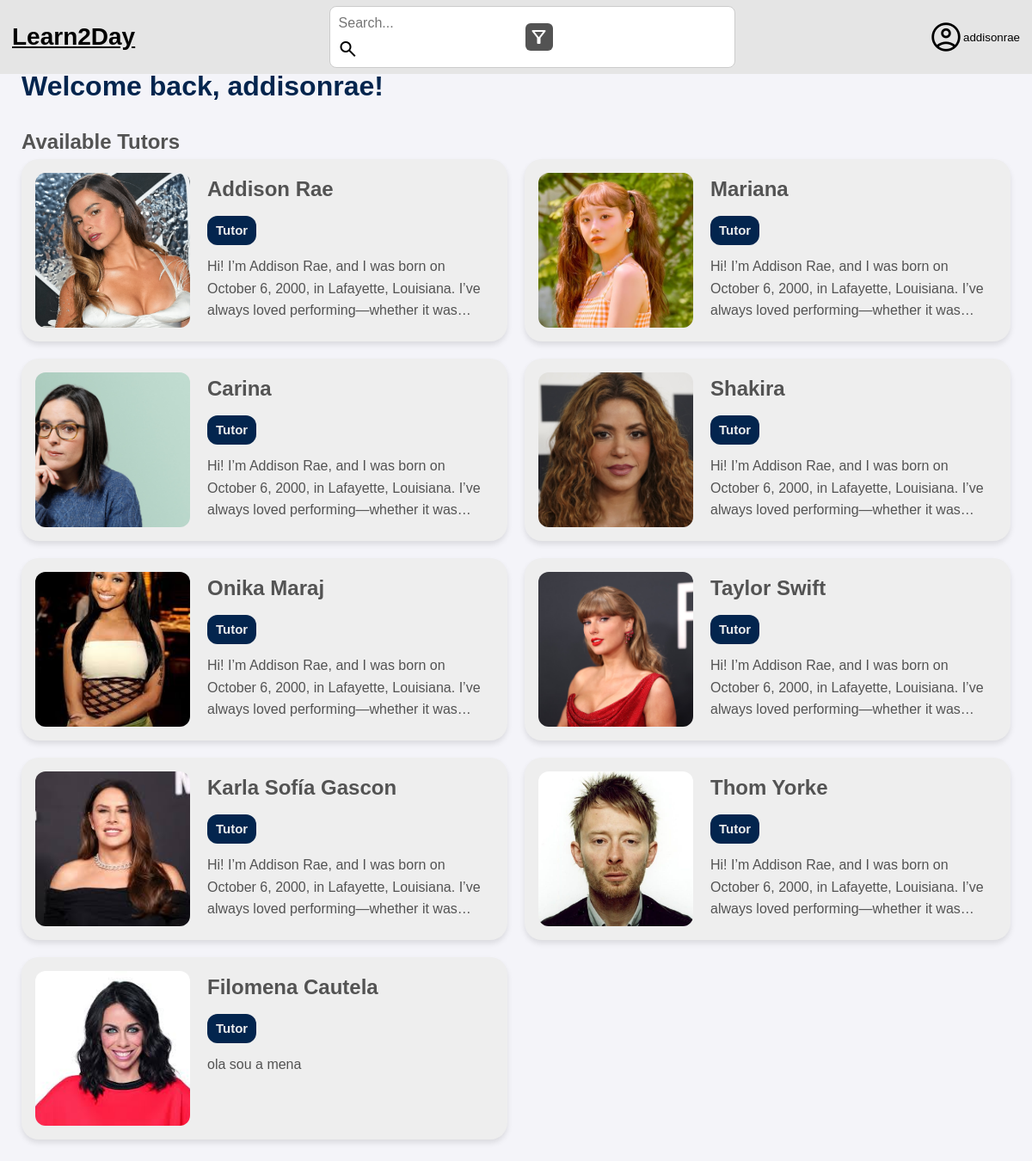
The app's page /homepage.php (signed in) with its own data.
### tables this page shows
CREATE TABLE TUTOR(
    ID_TUTOR VARCHAR(255) NOT NULL,
    NAME VARCHAR(255) NOT NULL,
    DATE_OF_BIRTH DATE NOT NULL,
    PROFILE_IMAGE VARCHAR(255) NOT NULL,
    DESCRIPTION TEXT,
    PRIMARY KEY (ID_TUTOR),
    FOREIGN KEY (ID_TUTOR) REFERENCES USERS(USERNAME) ON DELETE CASCADE
);

### src/includes/session.php (called while the page is built, shortened)
<?php
class Session {
    private static ?Session $instance = null;
    public static function getInstance(): Session {
        if (self::$instance == null) {
            self::$instance = new Session();
        }
        return self::$instance;
    }
    public function getUser(): ?User {
        return isset($_SESSION["user"]) ? $_SESSION["user"] : null;
    }
    public function isLoggedIn(): bool {
        return isset($_SESSION["user"]);
    }
}
?>

### src/homepage.php (the view, shortened to what this page needs)
<?php
require_once __DIR__ . '/includes/session.php';
$session = Session::getInstance();
$isLoggedIn = $session->isLoggedIn();
$db = Database::getInstance();
$searchQuery = '';
$searchResults = [];
$showAll = true;
if ($showAll) {
    $tutors = [];
    $stmt = $db->prepare('SELECT * FROM TUTOR LIMIT 10');
    $stmt->execute();
    $tutors = $stmt->fetchAll();
}
?>
<!DOCTYPE html>
<html lang="en">
<head>
    <link rel="stylesheet" href="styles/homepage.css">
</head>
<body>
<header class="header">
        <div class="site-name">
            <a href="/homepage.php" class="main-page">Learn2Day</a>
        </div>
        <div class="search-bar">
            <form method="GET" action="/homepage.php">
                <input type="text" name="search" placeholder="Search..." value="<?= htmlspecialchars($searchQuery) ?>" />
                <button type="submit" class="search-button">
                    <span class="material-symbols-outlined">search</span>
                </button>
            </form>
            <button class="filter-button">
                <span class="material-symbols-outlined">filter_alt</span>
            </button>
        </div>
        <div class="access-profile">
            <?php if ($isLoggedIn): ?>
                <?php $user = $session->getUser(); ?>
                <button id="profile-button">
                    <span class="material-symbols-outlined">account_circle</span>
                    <?= htmlspecialchars($user->username) ?>
                </button>
            <?php endif; ?>
        </div>
    </header>
    <main>
        <h1>Welcome<?= $isLoggedIn ? ' back, ' . htmlspecialchars($user->username) : '' ?>!</h1>
        <?php if (!empty($searchQuery)): ?>
            <section class="tutors-section">
                <h2>Search Results for "<?= htmlspecialchars($searchQuery) ?>"</h2>
                <div class="cards-grid">
                    <?php if (!empty($searchResults)): ?>
                        <?php foreach ($searchResults as $user): ?>
                            <div class="card" id="<?= $user['type'] ?><?= htmlspecialchars($user['id']) ?>"
                                onclick="window.location.href='/profile.php?id=<?= urlencode($user['id']) ?>'"
                                style="cursor: pointer;">
                                <div class="container">
                                    <div class="details">
                                        <div class="content-wrapper">
                                            <img class="img" src="/uploads/profiles/<?= htmlspecialchars($user['PROFILE_IMAGE']) ?>"
                                                 alt="<?= htmlspecialchars($user['NAME']) ?>"
                                                 onerror="this.src='/uploads/profiles/default.png'">
                                            <div class="text-content">
                                                <h2 class="title"><?= htmlspecialchars($user['NAME']) ?></h2>
                                                <div class="subtitle-container">
                                                    <div class="subtitles"><?= ucfirst($user['type']) ?></div>
                                                </div>
                                                <?php if (!empty($user['DESCRIPTION'])): ?>
                                                    <p class="description"><?= htmlspecialchars($user['DESCRIPTION']) ?></p>
                                                <?php endif; ?>
                                            </div>
                                        </div>
                                    </div>
                                </div>
                            </div>
                        <?php endforeach; ?>
                    <?php else: ?>
                        <p>No users found matching your search.</p>
                    <?php endif; ?>
                </div>
            </section>
        <?php else: ?>
            <section class="tutors-section">
                <h2>Available Tutors</h2>
                <div class="cards-grid">
                    <?php foreach ($tutors as $tutor): ?>
                        <div class="card" id="tutor<?= htmlspecialchars($tutor['ID_TUTOR']) ?>"
                            onclick="window.location.href='/profile.php?id=<?= urlencode($tutor['ID_TUTOR']) ?>'"
                            style="cursor: pointer;">
                            <div class="container">
                                <div class="details">
                                    <div class="content-wrapper">
                                        <img class="img" src="/uploads/profiles/<?= htmlspecialchars($tutor['PROFILE_IMAGE']) ?>"
                                             alt="<?= htmlspecialchars($tutor['NAME']) ?>"
                                             onerror="this.src='/uploads/profiles/default.png'">
                                        <div class="text-content">
                                            <h2 class="title"><?= htmlspecialchars($tutor['NAME']) ?></h2>
                                            <div class="subtitle-container">
                                                <div class="subtitles">Tutor</div>
                                            </div>
                                            <?php if (!empty($tutor['DESCRIPTION'])): ?>
                                                <p class="description"><?= htmlspecialchars($tutor['DESCRIPTION']) ?></p>
                                            <?php endif; ?>
                                        </div>
                                    </div>
                                </div>
                            </div>
                        </div>
                    <?php endforeach; ?>
                </div>
            </section>
            <?php endif; ?>
    </main>
</body>
</html>

### src/styles/homepage.css (style rules this page uses)
* { margin: 0; padding: 0; box-sizing: border-box; }
header { background-color: #E5E5E5; display: flex; align-items: center; padding: 7px 10px; justify-content: space-between; position: fixed; top: 0; left: 0; right: 0; z-index: 1000; }
header button { cursor: pointer; }
.main-page { color: black; background: none; border: none; font-size: 28px; font-weight: bold; padding: 4px; }
.search-bar { display: flex; align-items: center; gap: 5px; background-color: white; padding: 5px; border: 1px solid #ccc; border-radius: 8px; width: 40%; }
.search-bar input { border: none; outline: none; font-size: 16px; width: 100%; padding: 5px; }
.search-button, .filter-button, .profile-button { background: none; border: none; display: flex; align-items: center; justify-content: center; padding: 4px; }
.filter-button { background: #535353; border: none; border-radius: 6px; }
.filter-button .material-symbols-outlined { color: white; }
#profile-button { background: none; border: none; cursor: pointer; display: flex; align-items: center; justify-content: center; padding: 4px; }
#profile-button .material-symbols-outlined { font-size: 40px; color: black; }
.material-symbols-outlined { font-size: 28px; color: #000000; }
body { font-family: Arial, sans-serif; line-height: 1.6; color: #535353; background-color: #f4f4f9; padding: 25px; padding-top: 75px; }
h1 { font-size: 2rem; color: #03254e; margin-bottom: 20px; }
.cards-grid { display: grid; grid-template-columns: repeat(2, 1fr); gap: 20px; width: 100%; }
.card { min-width: 0; width: 100%; transition: transform 0.3s ease, box-shadow 0.3s ease; }
.card .container { background-color: #eeeeee; width: 100%; border-radius: 20px; height: 100%; padding: 16px; transition: all 0.3s ease; box-shadow: 0 4px 6px rgba(0, 0, 0, 0.1); }
.card .content-wrapper { display: flex; gap: 20px; align-items: flex-start; height: 100%; }
.card .img { width: 214px; height: 214px; border-radius: 12px; object-fit: cover; flex-shrink: 0; transition: transform 0.3s ease; }
.card .subtitle-container { display: flex; gap: 8px; flex-wrap: wrap; }
.card .subtitles { padding: 5px 10px; background-color: #03254e; border-radius: 12px; font-size: 15px; font-weight: 600; color: #eeeeee; display: inline-block; transition: all 0.3s ease; }
.card .text-content { display: flex; flex-direction: column; gap: 12px; flex: 1; min-width: 0; overflow: hidden; }
.card .description { transition: color 0.3s ease; word-wrap: break-word; overflow: hidden; text-overflow: ellipsis; display: -webkit-box; -webkit-line-clamp: 3; line-clamp: 3; -webkit-box-orient: vertical; }
.card .img { width: 180px; height: 180px; border-radius: 12px; object-fit: cover; flex-shrink: 0; transition: transform 0.3s ease; }
.card .title { transition: color 0.3s ease; }
.card .description { transition: color 0.3s ease; }

### records on screen
tutor: PROFILE_IMAGE (picture), NAME "Addison Rae", DESCRIPTION "Hi! I’m Addison Rae, and I was born on October 6, 2000, in Lafayette, Louisiana. I’ve always loved performing—whether it…"
tutor: PROFILE_IMAGE (picture), NAME "Mariana", DESCRIPTION "Hi! I’m Addison Rae, and I was born on October 6, 2000, in Lafayette, Louisiana. I’ve always loved performing—whether it…"
tutor: PROFILE_IMAGE (picture), NAME "Carina", DESCRIPTION "Hi! I’m Addison Rae, and I was born on October 6, 2000, in Lafayette, Louisiana. I’ve always loved performing—whether it…"
tutor: PROFILE_IMAGE (picture), NAME "Shakira", DESCRIPTION "Hi! I’m Addison Rae, and I was born on October 6, 2000, in Lafayette, Louisiana. I’ve always loved performing—whether it…"
tutor: PROFILE_IMAGE (picture), NAME "Onika Maraj", DESCRIPTION "Hi! I’m Addison Rae, and I was born on October 6, 2000, in Lafayette, Louisiana. I’ve always loved performing—whether it…"
tutor: PROFILE_IMAGE (picture), NAME "Taylor Swift", DESCRIPTION "Hi! I’m Addison Rae, and I was born on October 6, 2000, in Lafayette, Louisiana. I’ve always loved performing—whether it…"
tutor: PROFILE_IMAGE (picture), NAME "Karla Sofía Gascon", DESCRIPTION "Hi! I’m Addison Rae, and I was born on October 6, 2000, in Lafayette, Louisiana. I’ve always loved performing—whether it…"
tutor: PROFILE_IMAGE (picture), NAME "Thom Yorke", DESCRIPTION "Hi! I’m Addison Rae, and I was born on October 6, 2000, in Lafayette, Louisiana. I’ve always loved performing—whether it…"
tutor: PROFILE_IMAGE (picture), NAME "Filomena Cautela", DESCRIPTION "ola sou a mena"

### other values on screen
$user->username "addisonrae"
